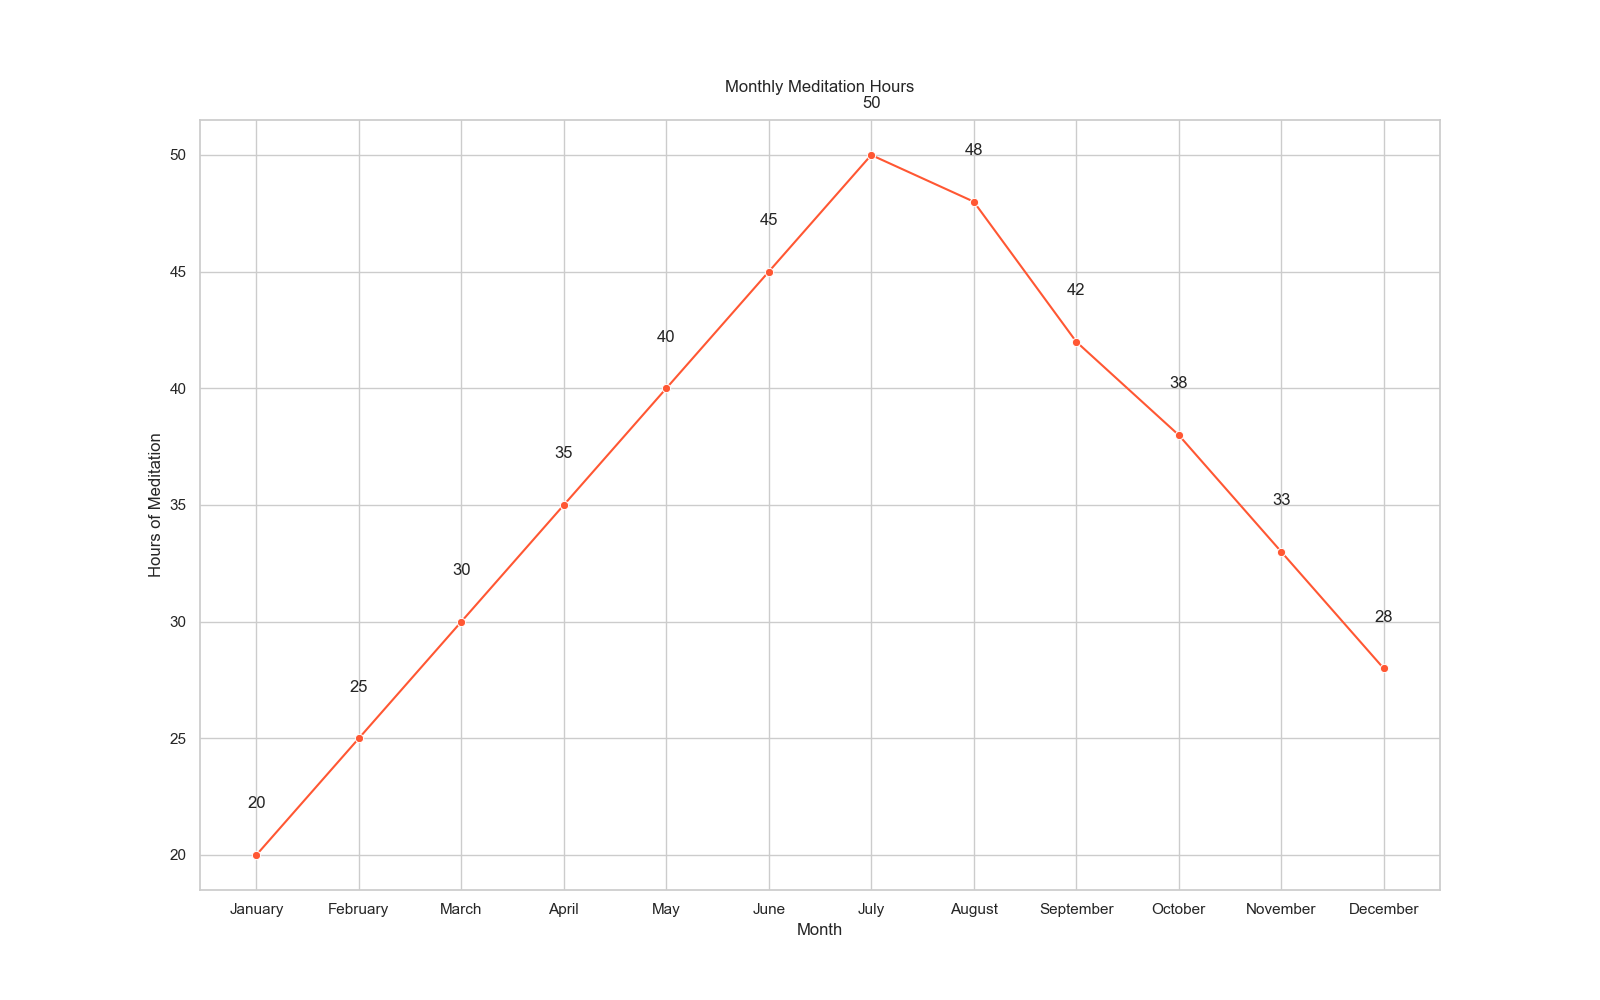

This figure's Python source:

import seaborn as sns
import pandas as pd
import matplotlib.pyplot as plt

# Data
data = {
    "Month": ["January", "February", "March", "April", "May", "June", 
              "July", "August", "September", "October", "November", "December"],
    "Hours": [20, 25, 30, 35, 40, 45, 50, 48, 42, 38, 33, 28]
}

# Create DataFrame
df = pd.DataFrame(data)

# Convert 'Month' to a categorical type to maintain month order in the plot
df['Month'] = pd.Categorical(df['Month'], categories=[
    "January", "February", "March", "April", "May", "June", 
    "July", "August", "September", "October", "November", "December"], ordered=True)

# Create the line plot
plt.figure(figsize=(16, 10))
sns.lineplot(x="Month", y="Hours", data=df, marker='o', color='#ff5733')

# Annotate each point with the number of hours
for i in range(df.shape[0]):
    plt.text(x=df['Month'][i], y=df['Hours'][i] + 2, s=f"{df['Hours'][i]}",
             horizontalalignment='center')

# Set the title and labels
plt.title('Monthly Meditation Hours', pad=20, loc='center')
plt.xlabel('Month')
plt.ylabel('Hours of Meditation')

# Show the plot
plt.show()
